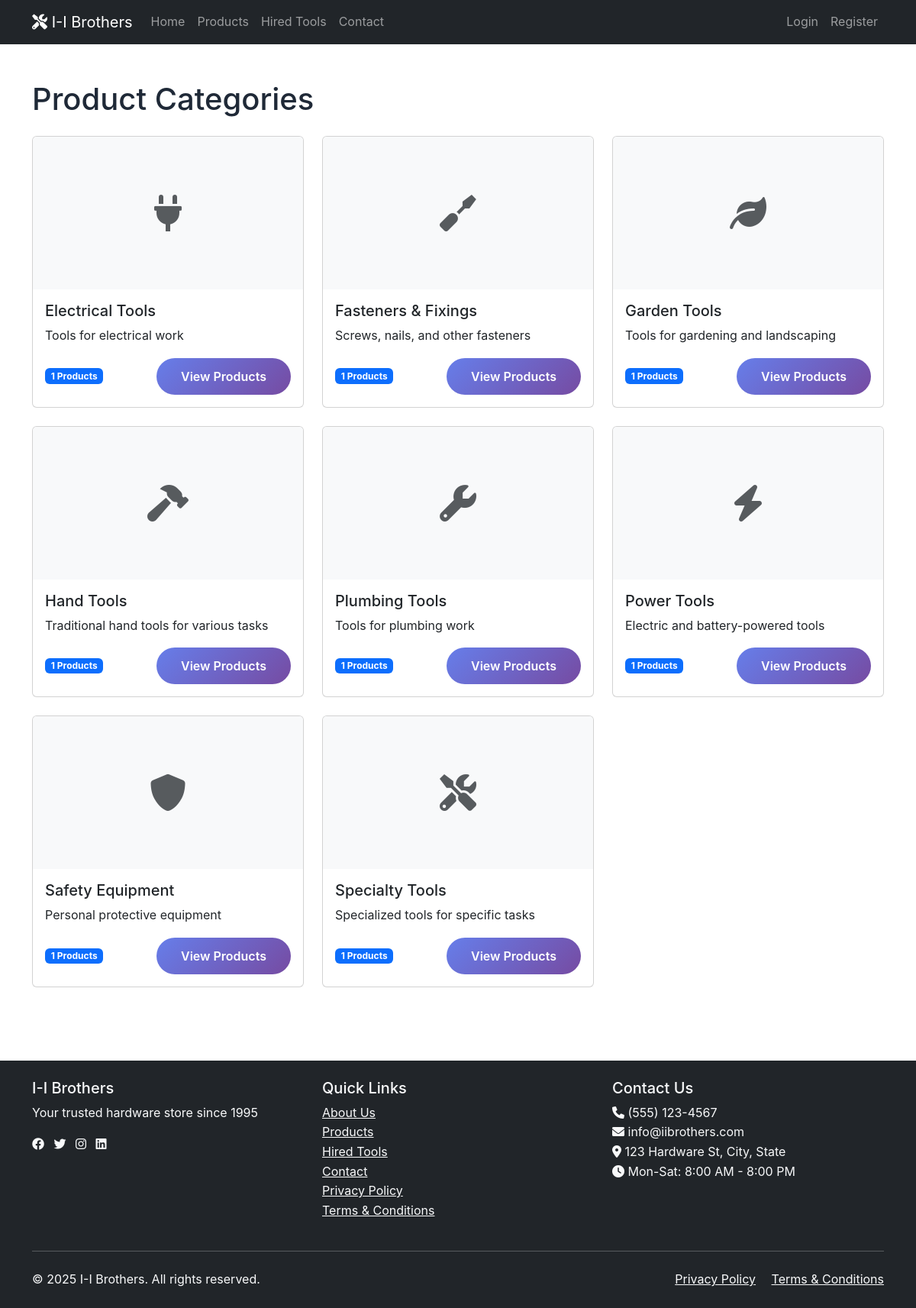
/categories.php, run on the app's committed database.
### tables this page shows
CREATE TABLE IF NOT EXISTS categories (
    id INT PRIMARY KEY AUTO_INCREMENT,
    name VARCHAR(100) NOT NULL,
    description TEXT,
    icon VARCHAR(50),
    image_url VARCHAR(255),
    created_at TIMESTAMP DEFAULT CURRENT_TIMESTAMP
);

### php/config.php (called while the page is built, shortened)
<?php
function isLoggedIn() {
    return isset($_SESSION['user_id']);
}
?>

### categories.php (the view, shortened to what this page needs)
<?php
require_once 'php/config.php';
$currentPage = 'categories';
try {
    $conn = getDBConnection();
    $query = "SELECT c.*, COUNT(p.id) as product_count
              FROM categories c
              LEFT JOIN products p ON c.id = p.category_id
              GROUP BY c.id
              ORDER BY c.name";
    $categories = $conn->query($query)->fetchAll(PDO::FETCH_ASSOC);
} catch (Exception $e) {
    $error = "An error occurred while fetching categories.";
}
include 'includes/header.php';
?>
<section class="py-5">
    <div class="container">
        <h1 class="mb-4">Product Categories</h1>
        <div class="row row-cols-1 row-cols-md-2 row-cols-lg-3 g-4">
            <?php foreach ($categories as $category): ?>
                <div class="col">
                    <div class="card h-100">
                        <?php if (!empty($category['image_url'])): ?>
                            <img src="<?php echo htmlspecialchars($category['image_url']); ?>"
                                 class="card-img-top" alt="<?php echo htmlspecialchars($category['name']); ?>">
                        <?php else: ?>
                            <div class="card-img-top bg-light d-flex align-items-center justify-content-center"
                                 style="height: 200px;">
                                <i class="fas <?php echo !empty($category['icon']) ? htmlspecialchars($category['icon']) : 'fa-tools'; ?> fa-3x text-muted"></i>
                            </div>
                        <?php endif; ?>
                        <div class="card-body">
                            <h5 class="card-title"><?php echo htmlspecialchars($category['name']); ?></h5>
                            <p class="card-text">
                                <?php echo htmlspecialchars($category['description']); ?>
                            </p>
                            <div class="d-flex justify-content-between align-items-center">
                                <span class="badge bg-primary">
                                    <?php echo $category['product_count']; ?> Products
                                </span>
                                <a href="products.php?category=<?php echo $category['id']; ?>"
                                   class="btn btn-primary">
                                    View Products
                                </a>
                            </div>
                        </div>
                    </div>
                </div>
            <?php endforeach; ?>
        </div>
    </div>
</section>
<?php include 'includes/footer.php'; ?>

### includes/header.php (shortened to what this page needs)
<?php
require_once 'php/config.php';
?>
<!DOCTYPE html>
<html lang="en">
<head>
    <link href="https://cdn.jsdelivr.net/npm/bootstrap@5.3.0/dist/css/bootstrap.min.css" rel="stylesheet">
    <link rel="stylesheet" href="https://cdnjs.cloudflare.com/ajax/libs/font-awesome/6.0.0/css/all.min.css">
    <link rel="stylesheet" href="css/style.css">
</head>
<body>
    <nav class="navbar navbar-expand-lg navbar-dark bg-dark">
        <div class="container">
            <a class="navbar-brand" href="index.php">
                <i class="fas fa-tools"></i> I-I Brothers
            </a>
            <div class="collapse navbar-collapse" id="navbarNav">
                <ul class="navbar-nav me-auto">
                    <li class="nav-item">
                        <a class="nav-link <?php echo $currentPage === 'home' ? 'active' : ''; ?>" href="index.php">Home</a>
                    </li>
                    <li class="nav-item">
                        <a class="nav-link <?php echo $currentPage === 'products' ? 'active' : ''; ?>" href="products.php">Products</a>
                    </li>
                    <li class="nav-item">
                        <a class="nav-link <?php echo $currentPage === 'hired-tools' ? 'active' : ''; ?>" href="hired-tools.php">Hired Tools</a>
                    </li>
                    <li class="nav-item">
                        <a class="nav-link <?php echo $currentPage === 'contact' ? 'active' : ''; ?>" href="contact.php">Contact</a>
                    </li>
                </ul>
                <ul class="navbar-nav">
                    <?php if (isLoggedIn()): ?>
                        <li class="nav-item">
                            <a class="nav-link" href="cart.php">
                                <i class="fas fa-shopping-cart"></i> Cart
                            </a>
                        </li>
                        <li class="nav-item">
                            <a class="nav-link" href="wishlist.php">
                                <i class="fas fa-heart"></i> Wishlist
                            </a>
                        </li>
                        <li class="nav-item dropdown">
                            <a class="nav-link dropdown-toggle" href="#" id="userDropdown" role="button" data-bs-toggle="dropdown">
                                <i class="fas fa-user"></i> Account
                            </a>
                            <ul class="dropdown-menu dropdown-menu-end">
                                <li><a class="dropdown-item" href="profile.php">Profile</a></li>
                                <li><a class="dropdown-item" href="orders.php">Orders</a></li>
                                <?php if (isAdmin()): ?>
                                    <li><hr class="dropdown-divider"></li>
                                    <li><a class="dropdown-item" href="admin/">Admin Panel</a></li>
                                <?php endif; ?>
                                <li><hr class="dropdown-divider"></li>
                                <li><a class="dropdown-item" href="logout.php">Logout</a></li>
                            </ul>
                        </li>
                    <?php else: ?>
                        <li class="nav-item">
                            <a class="nav-link" href="login.php">Login</a>
                        </li>
                        <li class="nav-item">
                            <a class="nav-link" href="register.php">Register</a>
                        </li>
                    <?php endif; ?>
                </ul>
            </div>
        </div>
    </nav>
</body>
</html>

### includes/footer.php (shortened to what this page needs)
    <footer class="bg-dark text-light py-4 mt-5">
        <div class="container">
            <div class="row">
                <div class="col-md-4">
                    <h5>I-I Brothers</h5>
                    <p>Your trusted hardware store since 1995</p>
                    <div class="social-links">
                        <a href="#" class="text-light me-2"><i class="fab fa-facebook"></i></a>
                        <a href="#" class="text-light me-2"><i class="fab fa-twitter"></i></a>
                        <a href="#" class="text-light me-2"><i class="fab fa-instagram"></i></a>
                        <a href="#" class="text-light"><i class="fab fa-linkedin"></i></a>
                    </div>
                </div>
                <div class="col-md-4">
                    <h5>Quick Links</h5>
                    <ul class="list-unstyled">
                        <li><a href="about.php" class="text-light">About Us</a></li>
                        <li><a href="products.php" class="text-light">Products</a></li>
                        <li><a href="hired-tools.php" class="text-light">Hired Tools</a></li>
                        <li><a href="contact.php" class="text-light">Contact</a></li>
                        <li><a href="privacy.php" class="text-light">Privacy Policy</a></li>
                        <li><a href="terms.php" class="text-light">Terms & Conditions</a></li>
                    </ul>
                </div>
                <div class="col-md-4">
                    <h5>Contact Us</h5>
                    <ul class="list-unstyled">
                        <li><i class="fas fa-phone"></i> (555) 123-4567</li>
                        <li><i class="fas fa-envelope"></i> <?php echo ADMIN_EMAIL; ?></li>
                        <li><i class="fas fa-map-marker-alt"></i> 123 Hardware St, City, State</li>
                        <li><i class="fas fa-clock"></i> Mon-Sat: 8:00 AM - 8:00 PM</li>
                    </ul>
                </div>
            </div>
            <hr class="my-4">
            <div class="row">
                <div class="col-md-6">
                    <p class="mb-0">&copy; <?php echo date('Y'); ?> I-I Brothers. All rights reserved.</p>
                </div>
                <div class="col-md-6 text-md-end">
                    <p class="mb-0">
                        <a href="privacy.php" class="text-light me-3">Privacy Policy</a>
                        <a href="terms.php" class="text-light">Terms & Conditions</a>
                    </p>
                </div>
            </div>
        </div>
    </footer>
</body>
</html>

### css/style.css (style rules this page uses)
:root { --primary-color: #2563eb; --primary-dark: #1d4ed8; --secondary-color: #dc2626; --accent-color: #3b82f6; --success-color: #10b981; --warning-color: #f59e0b; --info-color: #06b6d4; --text-color: #1f2937; --text-light: #6b7280; --text-white: #ffffff; --bg-light: #f8fafc; --bg-white: #ffffff; --border-color: #e5e7eb; --shadow-sm: 0 1px 2px 0 rgb(0 0 0 / 0.05); --shadow-md: 0 4px 6px -1px rgb(0 0 0 / 0.1), 0 2px 4px -2px rgb(0 0 0 / 0.1); --shadow-lg: 0 10px 15px -3px rgb(0 0 0 / 0.1), 0 4px 6px -4px rgb(0 0 0 / 0.1); --shadow-xl: 0 20px 25px -5px rgb(0 0 0 / 0.1), 0 8px 10px -6px rgb(0 0 0 / 0.1); --gradient-primary: linear-gradient(135deg, #667eea 0%, #764ba2 100%); --gradient-secondary: linear-gradient(135deg, #f093fb 0%, #f5576c 100%); --gradient-success: linear-gradient(135deg, #4facfe 0%, #00f2fe 100%); --gradient-warning: linear-gradient(135deg, #fa709a 0%, #fee140 100%); --gradient-info: linear-gradient(135deg, #a8edea 0%, #fed6e3 100%); --gradient-white: linear-gradient(135deg, rgba(255, 255, 255, 0.9) 0%, rgba(255, 255, 255, 0.7) 100%); }
* { box-sizing: border-box; }
body { font-family: 'Inter', 'Segoe UI', Tahoma, Geneva, Verdana, sans-serif; color: var(--text-color); line-height: 1.6; overflow-x: hidden; }
html { scroll-behavior: smooth; }
.btn { border-radius: 50px; font-weight: 600; padding: 0.75rem 2rem; transition: all 0.3s ease; border: none; text-decoration: none; display: inline-flex; align-items: center; justify-content: center; gap: 0.5rem; }
.btn-primary { background: var(--gradient-primary); color: var(--text-white); }

### data on the page
categories: name "Electrical Tools", description "Tools for electrical work", product_count "1"
categories: name "Fasteners & Fixings", description "Screws, nails, and other fasteners", product_count "1"
categories: name "Garden Tools", description "Tools for gardening and landscaping", product_count "1"
categories: name "Hand Tools", description "Traditional hand tools for various tasks", product_count "1"
categories: name "Plumbing Tools", description "Tools for plumbing work", product_count "1"
categories: name "Power Tools", description "Electric and battery-powered tools", product_count "1"
categories: name "Safety Equipment", description "Personal protective equipment", product_count "1"
categories: name "Specialty Tools", description "Specialized tools for specific tasks", product_count "1"

### other printed values
ADMIN_EMAIL "info@iibrothers.com"
